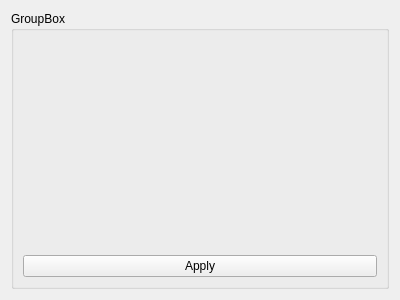
<?xml version="1.0" encoding="UTF-8"?>
<ui version="4.0">
 <class>FrameOSDWeather</class>
 <widget class="QWidget" name="FrameOSDWeather">
  <property name="geometry">
   <rect>
    <x>0</x>
    <y>0</y>
    <width>400</width>
    <height>300</height>
   </rect>
  </property>
  <property name="windowTitle">
   <string>Form</string>
  </property>
  <layout class="QVBoxLayout" name="verticalLayout_3">
   <item>
    <widget class="QGroupBox" name="groupBox">
     <property name="title">
      <string>GroupBox</string>
     </property>
     <layout class="QVBoxLayout" name="verticalLayout_2">
      <item>
       <layout class="QVBoxLayout" name="verticalLayout">
        <item>
         <widget class="FrameTextInput" name="inputTemp" native="true"/>
        </item>
        <item>
         <widget class="FrameTextInput" name="inputPress" native="true"/>
        </item>
        <item>
         <widget class="FrameTextInput" name="inputHum" native="true"/>
        </item>
        <item>
         <widget class="FrameOSDMode" name="mode" native="true"/>
        </item>
       </layout>
      </item>
      <item>
       <spacer name="verticalSpacer">
        <property name="orientation">
         <enum>Qt::Vertical</enum>
        </property>
        <property name="sizeType">
         <enum>QSizePolicy::Ignored</enum>
        </property>
        <property name="sizeHint" stdset="0">
         <size>
          <width>20</width>
          <height>109</height>
         </size>
        </property>
       </spacer>
      </item>
      <item>
       <widget class="QPushButton" name="pushButton">
        <property name="text">
         <string>Apply</string>
        </property>
       </widget>
      </item>
     </layout>
    </widget>
   </item>
  </layout>
 </widget>
 <customwidgets>
  <customwidget>
   <class>FrameOSDMode</class>
   <extends>QWidget</extends>
   <header>src/view/panel/osd/frame_osd_mode.h</header>
   <container>1</container>
  </customwidget>
  <customwidget>
   <class>FrameTextInput</class>
   <extends>QWidget</extends>
   <header>src/view/shared/frame_text_input.h</header>
   <container>1</container>
  </customwidget>
 </customwidgets>
 <resources/>
 <connections/>
</ui>
